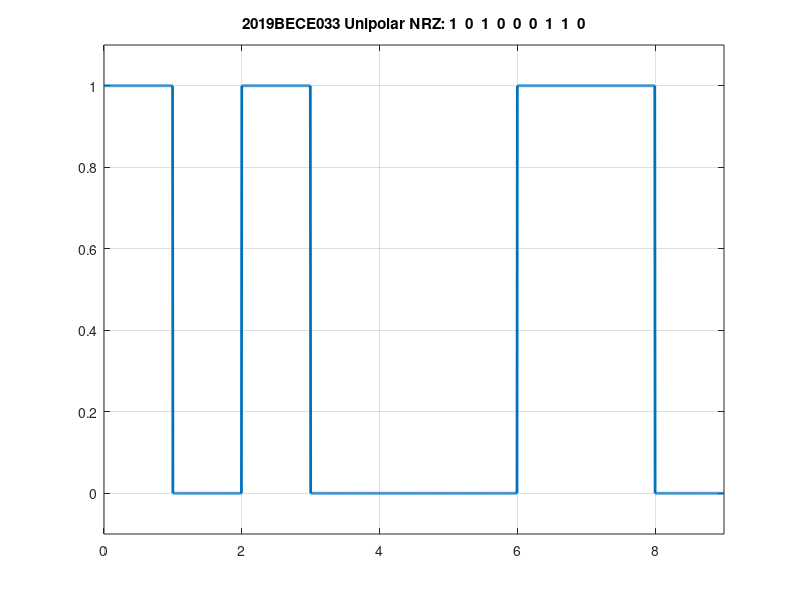
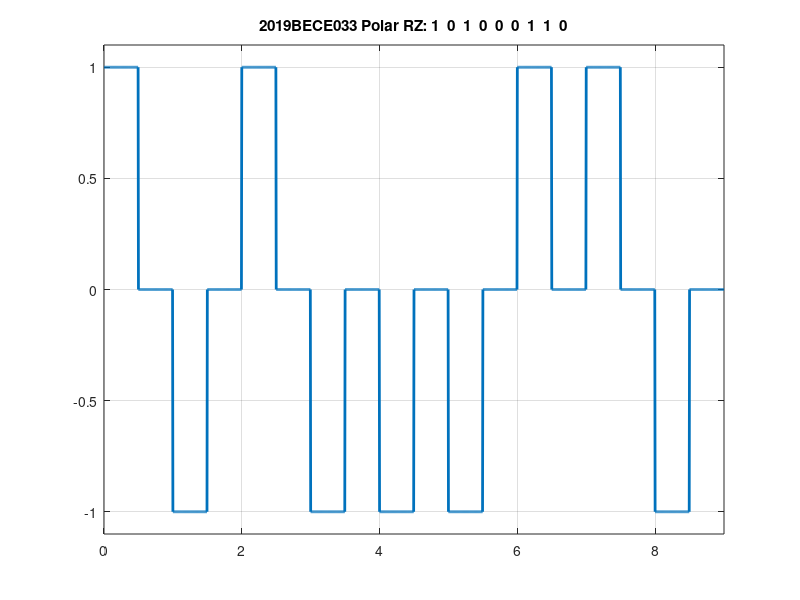
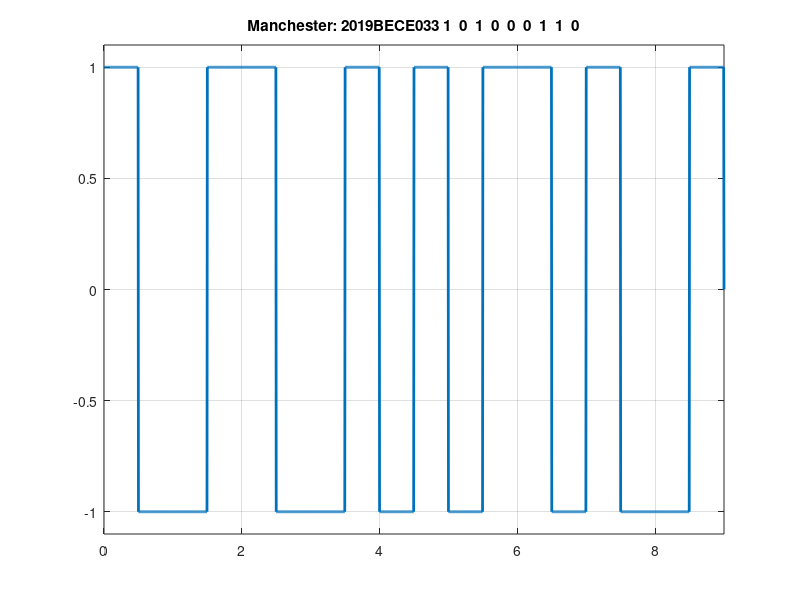

These charts were generated, in order, by the following MATLAB code:
close all;
bits=[1 0 1 0 0 0 1 1 0];
bitrate=1; %bits per second
%ALOK YADAV 2019BECE033

T=length(bits)/bitrate;  %time of bit sequences
n=200;
N=n*length(bits);
dt=T/N;
t=0:dt:T;
x=zeros(1,length(t));

%Unipolar NRZ
for i=0:length(bits)-1
  if bits(i+1)==1
    x(i*n+1:(i+1)*n)=1;
  else 
    x(i*n+1:(i+1)*n)=0;
  end

end

figure ;
plot(t,x,'LineWidth',2);
axis([0 t(end) -0.1 1.1])
grid on;
title(['2019BECE033 Unipolar NRZ: ',[num2str(bits)]]);


%Polar RZ
for i=0:length(bits)-1
  if bits(i+1)==1
    x(i*n+1:(i+0.5)*n)=1;
    x((i+0.5)*n+1:(i+1)*n)=0;
  else 
    x(i*n+1:(i+0.5)*n)=-1;
    x((i+0.5)*n+1:(i+1)*n)=0;
  end

end

figure ;
plot(t,x,'LineWidth',2);
axis([0 t(end) -1.1 1.1])
grid on;
title(["2019BECE033 Polar RZ: ",num2str(bits)]);

%Manchester coding
for i=0:length(bits)-1
  if bits(i+1)==1
    x(i*n+1:(i+0.5)*n)=1;
    x((i+0.5)*n+1:(i+1)*n)=-1;
  else 
    x(i*n+1:(i+0.5)*n)=-1;
    x((i+0.5)*n+1:(i+1)*n)=1;
  end

end

figure ;
plot(t,x,'LineWidth',2);
axis([0 t(end) -1.1 1.1])
grid on;
title(['Manchester: 2019BECE033 ',[num2str(bits)]]);